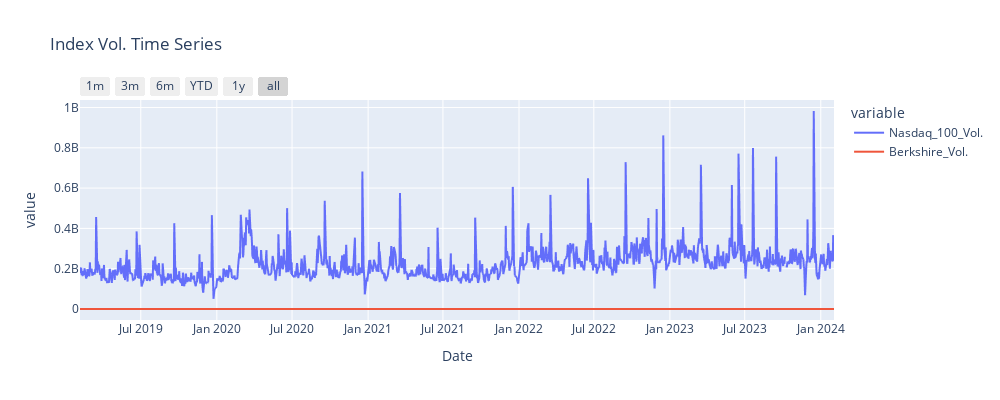

Notebook code cell kept with this figure:
### Code cell
fig = px.line(df, y=_index_vol, title='Index Vol. Time Series', width = 1000, height = 400)

fig.update_xaxes(
    rangeselector=dict(
        buttons=list([
            dict(count=1, label="1m", step="month", stepmode="backward"),
            dict(count=3, label="3m", step="month", stepmode="backward"),
            dict(count=6, label="6m", step="month", stepmode="backward"),
            dict(count=1, label="YTD", step="year", stepmode="todate"),
            dict(count=1, label="1y", step="year", stepmode="backward"),
            dict(step="all")
        ])
    )
)
fig.show()

### Figure 1 — Plotly figure (JSON) as saved in the notebook; plotly's stock layout.template omitted (floating-point values rounded to 4 significant figures; data arrays with more than 128 entries replaced by an {"elided": "..."} marker saying what was removed)
{"data": [{"hovertemplate": "variable=Nasdaq_100_Vol.<br>Date=%{x}<br>value=%{y}<extra></extra>", "legendgroup": "Nasdaq_100_Vol.", "line": {"color": "#636efa", "dash": "solid"}, "marker": {"symbol": "circle"}, "mode": "lines", "name": "Nasdaq_100_Vol.", "showlegend": true, "type": "scattergl", "x": {"elided": "1243 str values"}, "xaxis": "x", "y": {"elided": "1243 float values"}, "yaxis": "y"}, {"hovertemplate": "variable=Berkshire_Vol.<br>Date=%{x}<br>value=%{y}<extra></extra>", "legendgroup": "Berkshire_Vol.", "line": {"color": "#EF553B", "dash": "solid"}, "marker": {"symbol": "circle"}, "mode": "lines", "name": "Berkshire_Vol.", "showlegend": true, "type": "scattergl", "x": {"elided": "1243 str values"}, "xaxis": "x", "y": {"elided": "1243 float values"}, "yaxis": "y"}], "layout": {"height": 400, "legend": {"title": {"text": "variable"}, "tracegroupgap": 0}, "title": {"text": "Index Vol. Time Series"}, "width": 1000, "xaxis": {"anchor": "y", "domain": [0, 1], "rangeselector": {"buttons": [{"count": 1, "label": "1m", "step": "month", "stepmode": "backward"}, {"count": 3, "label": "3m", "step": "month", "stepmode": "backward"}, {"count": 6, "label": "6m", "step": "month", "stepmode": "backward"}, {"count": 1, "label": "YTD", "step": "year", "stepmode": "todate"}, {"count": 1, "label": "1y", "step": "year", "stepmode": "backward"}, {"step": "all"}]}, "title": {"text": "Date"}}, "yaxis": {"anchor": "x", "domain": [0, 1], "title": {"text": "value"}}}}
